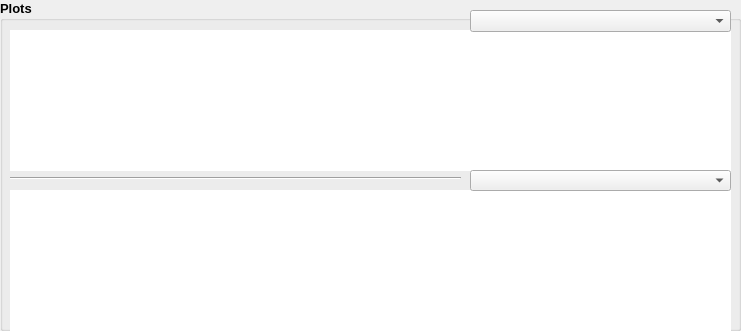
  <widget class="QGroupBox" name="plotsGroupBox">
   <property name="geometry">
    <rect>
     <x>10</x>
     <y>780</y>
     <width>741</width>
     <height>331</height>
    </rect>
   </property>
   <property name="font">
    <font>
     <family>Arial</family>
     <pointsize>10</pointsize>
     <weight>75</weight>
     <bold>true</bold>
    </font>
   </property>
   <property name="title">
    <string>Plots</string>
   </property>
   <widget class="XYGraph" name="widgetTimechart1" native="true">
    <property name="geometry">
     <rect>
      <x>10</x>
      <y>30</y>
      <width>721</width>
      <height>141</height>
     </rect>
    </property>
    <property name="styleSheet">
     <string notr="true">background-color: rgb(255, 255, 255);</string>
    </property>
   </widget>
   <widget class="XYGraph" name="widgetTimechart2" native="true">
    <property name="enabled">
     <bool>false</bool>
    </property>
    <property name="geometry">
     <rect>
      <x>10</x>
      <y>190</y>
      <width>721</width>
      <height>141</height>
     </rect>
    </property>
    <property name="styleSheet">
     <string notr="true">background-color: rgb(255, 255, 255);</string>
    </property>
   </widget>
   <widget class="QComboBox" name="TimeChart2ComboBox">
    <property name="geometry">
     <rect>
      <x>470</x>
      <y>170</y>
      <width>261</width>
      <height>21</height>
     </rect>
    </property>
   </widget>
   <widget class="QComboBox" name="TimeChart1ComboBox">
    <property name="geometry">
     <rect>
      <x>470</x>
      <y>10</y>
      <width>261</width>
      <height>22</height>
     </rect>
    </property>
    <property name="maximumSize">
     <size>
      <width>16777215</width>
      <height>22</height>
     </size>
    </property>
   </widget>
   <widget class="Line" name="line">
    <property name="geometry">
     <rect>
      <x>10</x>
      <y>170</y>
      <width>451</width>
      <height>16</height>
     </rect>
    </property>
    <property name="orientation">
     <enum>Qt::Horizontal</enum>
    </property>
   </widget>
  </widget>
